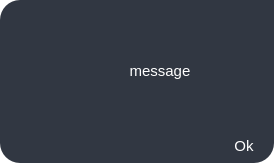
<?xml version="1.0" encoding="UTF-8"?>
<ui version="4.0">
 <class>Dialog</class>
 <widget class="QDialog" name="Dialog">
  <property name="geometry">
   <rect>
    <x>0</x>
    <y>0</y>
    <width>274</width>
    <height>163</height>
   </rect>
  </property>
  <property name="windowTitle">
   <string>Dialog</string>
  </property>
  <property name="styleSheet">
   <string notr="true">*{
background-color:transparent;
background:transparent;
	border:none;
padding:0;
margin:0;
color:#fff;
}

#widget{
background-color:rgb(49, 55, 66);
border-radius:20px;
border-top-right-radius:0px;
}

#closeMessageBtn:hover{
background-color:rgb(104, 102, 122);
border-radius:10px;
}

#okBtn:hover{
background-color:rgb(104, 102, 122);
border-bottom-right-radius:20px;
}

</string>
  </property>
  <layout class="QVBoxLayout" name="verticalLayout">
   <property name="spacing">
    <number>0</number>
   </property>
   <property name="leftMargin">
    <number>0</number>
   </property>
   <property name="topMargin">
    <number>0</number>
   </property>
   <property name="rightMargin">
    <number>0</number>
   </property>
   <property name="bottomMargin">
    <number>0</number>
   </property>
   <item>
    <widget class="QWidget" name="widget" native="true">
     <layout class="QVBoxLayout" name="verticalLayout_2">
      <property name="spacing">
       <number>0</number>
      </property>
      <property name="leftMargin">
       <number>0</number>
      </property>
      <property name="topMargin">
       <number>0</number>
      </property>
      <property name="rightMargin">
       <number>0</number>
      </property>
      <property name="bottomMargin">
       <number>0</number>
      </property>
      <item>
       <widget class="QFrame" name="frame">
        <property name="frameShape">
         <enum>QFrame::StyledPanel</enum>
        </property>
        <property name="frameShadow">
         <enum>QFrame::Raised</enum>
        </property>
        <layout class="QHBoxLayout" name="horizontalLayout">
         <property name="spacing">
          <number>0</number>
         </property>
         <property name="leftMargin">
          <number>0</number>
         </property>
         <property name="topMargin">
          <number>0</number>
         </property>
         <property name="rightMargin">
          <number>0</number>
         </property>
         <property name="bottomMargin">
          <number>0</number>
         </property>
         <item alignment="Qt::AlignRight">
          <widget class="QPushButton" name="closeMessageBtn">
           <property name="text">
            <string/>
           </property>
           <property name="icon">
            <iconset>
             <normaloff>../icons/x-circle.svg</normaloff>../icons/x-circle.svg</iconset>
           </property>
           <property name="iconSize">
            <size>
             <width>24</width>
             <height>24</height>
            </size>
           </property>
          </widget>
         </item>
        </layout>
       </widget>
      </item>
      <item>
       <widget class="QFrame" name="frame_2">
        <property name="frameShape">
         <enum>QFrame::StyledPanel</enum>
        </property>
        <property name="frameShadow">
         <enum>QFrame::Raised</enum>
        </property>
        <layout class="QHBoxLayout" name="horizontalLayout_3">
         <item>
          <widget class="QLabel" name="label">
           <property name="minimumSize">
            <size>
             <width>40</width>
             <height>40</height>
            </size>
           </property>
           <property name="maximumSize">
            <size>
             <width>40</width>
             <height>40</height>
            </size>
           </property>
           <property name="text">
            <string/>
           </property>
           <property name="pixmap">
            <pixmap>../icons/alert_triangle_white.png</pixmap>
           </property>
           <property name="scaledContents">
            <bool>true</bool>
           </property>
          </widget>
         </item>
         <item>
          <widget class="QLabel" name="messageLbl">
           <property name="sizePolicy">
            <sizepolicy hsizetype="Preferred" vsizetype="Expanding">
             <horstretch>0</horstretch>
             <verstretch>0</verstretch>
            </sizepolicy>
           </property>
           <property name="font">
            <font>
             <pointsize>11</pointsize>
            </font>
           </property>
           <property name="text">
            <string>message</string>
           </property>
           <property name="alignment">
            <set>Qt::AlignCenter</set>
           </property>
          </widget>
         </item>
        </layout>
       </widget>
      </item>
      <item alignment="Qt::AlignRight|Qt::AlignBottom">
       <widget class="QFrame" name="frame_3">
        <property name="frameShape">
         <enum>QFrame::StyledPanel</enum>
        </property>
        <property name="frameShadow">
         <enum>QFrame::Raised</enum>
        </property>
        <layout class="QHBoxLayout" name="horizontalLayout_2">
         <property name="spacing">
          <number>0</number>
         </property>
         <property name="leftMargin">
          <number>0</number>
         </property>
         <property name="topMargin">
          <number>0</number>
         </property>
         <property name="rightMargin">
          <number>0</number>
         </property>
         <property name="bottomMargin">
          <number>0</number>
         </property>
         <item>
          <widget class="QPushButton" name="okBtn">
           <property name="minimumSize">
            <size>
             <width>60</width>
             <height>35</height>
            </size>
           </property>
           <property name="font">
            <font>
             <pointsize>11</pointsize>
            </font>
           </property>
           <property name="text">
            <string>Ok</string>
           </property>
          </widget>
         </item>
        </layout>
       </widget>
      </item>
     </layout>
    </widget>
   </item>
  </layout>
 </widget>
 <resources/>
 <connections/>
</ui>
